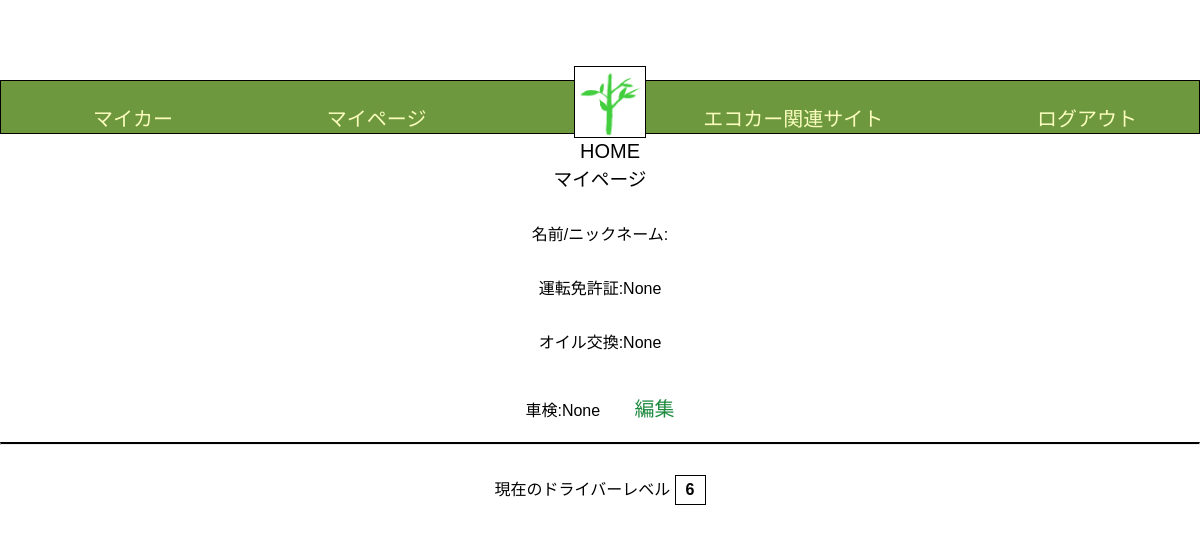
Page /Edrive/mypage/4 (signed in) on the committed database.
### Edrive/models.py (models this page shows, shortened)
class BaseModel(models.Model):
    created_at = models.DateTimeField(auto_now_add=True)
    updated_at = models.DateTimeField(auto_now=True)
    class Meta:
        abstract = True

class User(AbstractBaseUser, PermissionsMixin, BaseModel):
    name = models.CharField(max_length=1000, default='default_name')
    user_name = models.CharField(max_length=50)
    password = models.CharField(max_length=200)
    licence_expiry_on = models.DateField(null=True)
    driver_level = models.IntegerField(default=1)
    target_achievement_count = models.IntegerField(default=0)
    email = models.EmailField(max_length=255, unique=True)
    is_active = models.BooleanField(default=True)
    is_staff = models.BooleanField(default=False)
    groups = models.ManyToManyField(
        'auth.Group',
        related_name='edrive_user_set',  # 追加
        blank=True,
        help_text='The groups this user belongs to.',
        verbose_name='groups'
    )
    user_permissions = models.ManyToManyField(
        'auth.Permission',
        related_name='edrive_user_set',  # 追加
        blank=True,
        help_text='Specific permissions for this user.',
        verbose_name='user permissions'
    )
    USERNAME_FIELD = 'email'
    REQUIRED_FIELDS = ['user_name']
    objects = UserManager()

class MyCar(BaseModel):
    name = models.CharField(max_length=1000, default='default_name')
    user = models.ForeignKey(User, related_name='mycars', on_delete=models.CASCADE)
    car_model = models.ForeignKey(CarModel, on_delete=models.CASCADE,null=True)
    purchase_on = models.DateField(null=True)
    next_oil_change_on = models.DateField(null=True)
    next_inspection_on = models.DateField(null=True)
    target_fuel_efficiency = models.FloatField(null=True, blank=True)
    class Meta:
        db_table = 'my_cars'

### Edrive/views.py (the view)
# urls.py: path('mypage/<int:pk>',MyPageView.as_view(), name = 'mypage'),
class MyPageView(LoginRequiredMixin,View):
    template_name = 'mypage.html'
    def get(self, request, *args, **kwargs):
        user = request.user
        user_instance = User.objects.get(pk=user.pk)
        my_car = MyCar.objects.filter(user=user_instance).first()
        context = {
             'user':user_instance,
             'mycars_instance': my_car,
        }
        return render(request, self.template_name, context)

### templates/mypage.html (shortened to what this page needs)
{% load static %}
<!DOCTYPE html>
<html lang="ja">
   <head>
      <link rel="stylesheet" href="{% static 'css/style.css' %}">
   </head>
   <body>
       <header class="header-container">
      <nav class="navbar navbar-expand-lg navbar-light bg-light">
        <a class="navbar-brand" href="{% url 'Edrive:my_car' user.pk %}">マイカー</a>
        <a class="navbar-brand" href="{% url 'Edrive:mypage' user.pk %}">マイページ</a>
        <div class="logo">
        <a href="{% url 'Edrive:home' %}" class="home-link">
             <img src = "{% get_media_prefix %}shinryoku.png"  alt = "ホーム">
             <p>HOME</p>
        </a>
        </div>
        <a class="navbar-brand" href="{% url 'Edrive:eco_car_site' %}">エコカー関連サイト</a>
        <a class="navbar-brand" href="{% url 'Edrive:logout' %}">ログアウト</a>
      </nav>
      </header>
   </head>
  <body class="my_page">
    <h3>マイページ</h3>
    <h4>名前/ニックネーム:{{ user.user_name }}</h4>
    <h4>運転免許証:{{ user.licence_expiry_on }}</h4>
    <h4>オイル交換:{{ mycars_instance.next_oil_change_on }}</h4>
    <h4>車検:{{ mycars_instance.next_inspection_on }}
    <a class="navbar-brand" href="{% url 'Edrive:mypage_edit' user.pk %}">編集</a>
    </h4>
    <hr class = "divider">
    <h4>現在のドライバーレベル <span class="driver-level-box">{{ user.driver_level }}</span></h4>
    </body>
</html>

### static/css/style.css (style rules this page uses)
.divider { border-top: 30px solid red; margin-top: 10px; margin-bottom: 10px; }
body { font-family: Arial, sans-serif; margin: 0; padding: 0; }
.header-container { text-align: center; background-color: #6e983e; padding: 1px 0; margin-top: 80px; position: relative; border:1px solid black; height:auto; }
.header-container a.navbar-brand { color: #fafdbd; text-decoration: none; font-weight: 400; padding: 0.5px; justify-content: space-around; }
.logo img { width:70px; height: 70px; border: 1px solid black; }
.navbar-brand { font-size: 20px; color: #fafdbd; display: flex; margin: 0; }
.navbar { display: flex; justify-content: space-around; align-items: center; padding: 0; margin: 10px 0 0 0; }
.logo .home-link { display: flex; flex-direction: column; align-items: center; position: absolute; text-decoration: none; margin: 0 10px; top: -15px; left: 50%; transform: translateX(-50%); width: 80px; height: 80px; }
.logo p { margin: 2px 0 100px 0; font-size: 20px; color: #000000; font-weight:400; }
.navbar-brand { display: flex; text-align: center; margin-top: 10px; }
.my_page .navbar-brand { color: #208b40; text-decoration: none; font-size:20px; display: inline-block; margin-left: 30px; }
.my_page h3, .my_page h4 { text-align: center; margin-top: 30px; margin-bottom: 20px; font-weight: normal; }
.driver-level-box { display: inline-block; padding: 5px 10px; border: 1px solid #000; background-color: #ffffff; font-weight: bold; }

### templates/mypage.html (style rules this page uses)
.divider { border-top: 2px solid black; margin-top: 10px; margin-bottom: 10px; }

### rows in the picture
User: licence_expiry_on "None", driver_level "6"
MyCar: next_oil_change_on "None", next_inspection_on "None"
